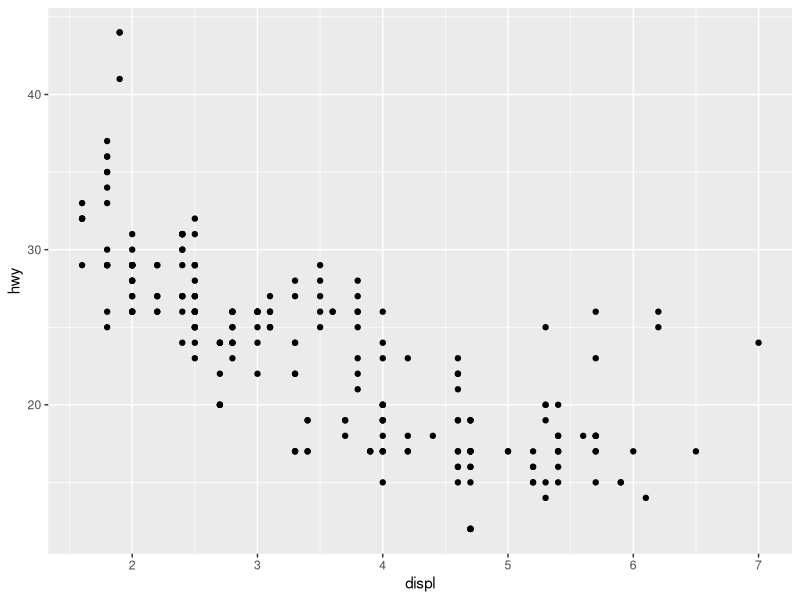
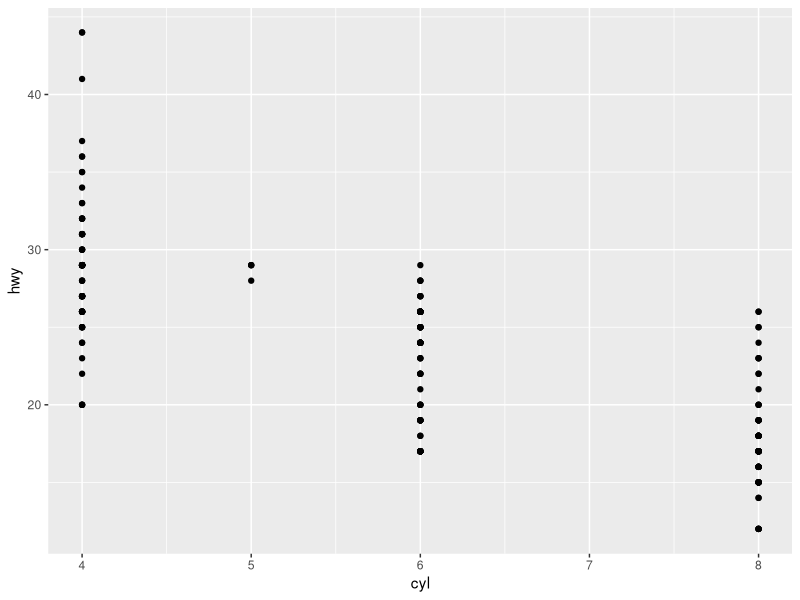
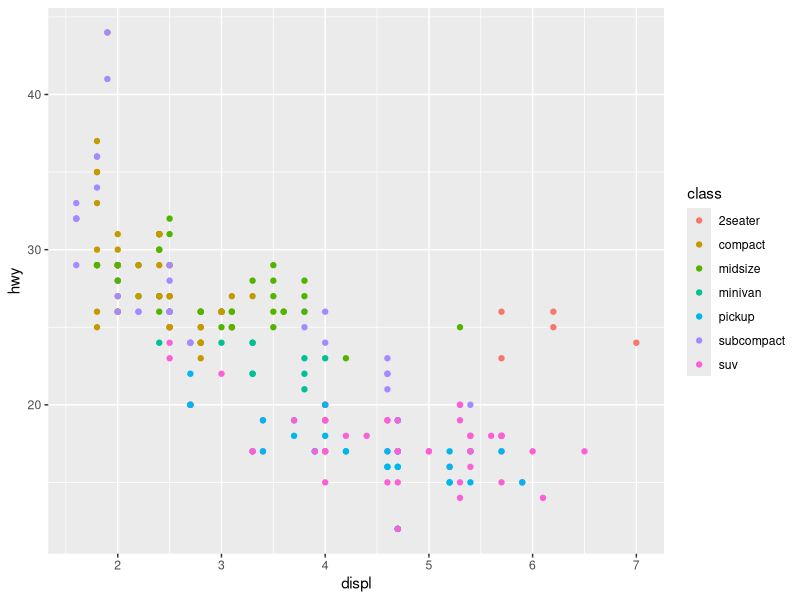

These figures' R source, in order:
library(tidyverse)

mpg
?mpg

ggplot(data = mpg) +
  geom_point(mapping = aes(x = displ, y = hwy))

ggplot(data = mpg)+
  geom_point(mapping = aes(x = cyl, y = hwy))

ggplot(data = mpg)+
  geom_point(mapping = aes(x = displ, y = hwy, color = class))

  
